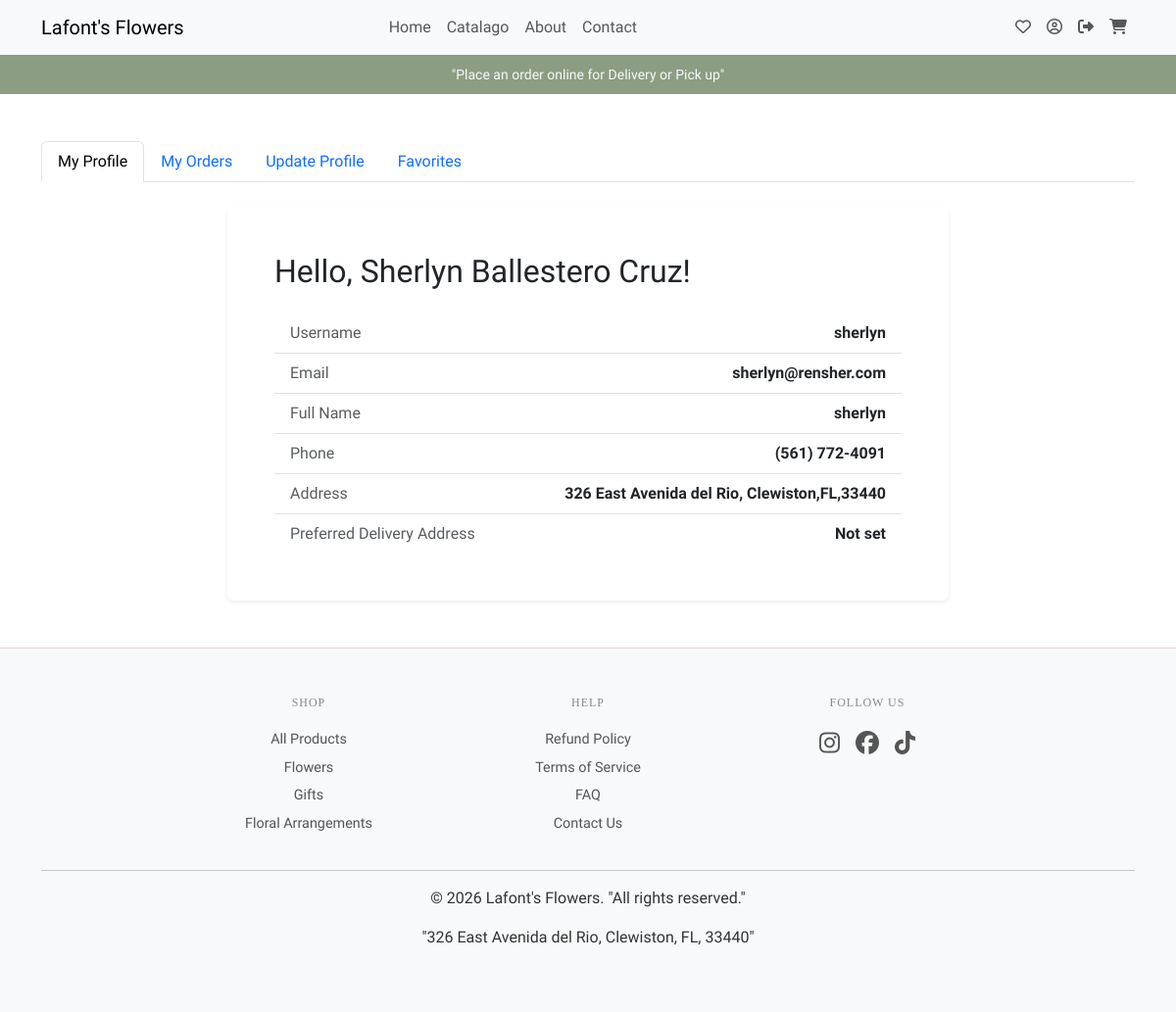
Page /store/profile/ (signed in) on the committed database.
### store/models.py (models this page shows, shortened)
class Customer(models.Model):
    user = models.OneToOneField(User, on_delete=models.CASCADE, null=True, blank=True)
    name = models.CharField(max_length=100)
    email = models.EmailField(unique=True)
    address = models.CharField(max_length=255)
    preferred_address = models.CharField(max_length=255, blank=True, default='')
    phone = models.CharField(max_length=20, blank=True)

### store/views.py (the view)
# urls.py: path('profile/', profile_view, name='profile'),
@login_required
def profile_view(request):
    default_email = request.user.email or f"{request.user.username}@noemail.local"
    customer, _ = Customer.objects.get_or_create(
        user=request.user,
        defaults={
            "name": request.user.get_full_name() or request.user.username,
            "email": default_email,
            "address": "",
            "phone": "",
            "preferred_address": "",
        },
    )
    active_tab = request.GET.get("tab", "overview")
    if active_tab not in {"overview", "orders", "edit", "favorites"}:
        active_tab = "overview"
    if request.method == "POST":
        form = CustomerProfileForm(request.POST, instance=customer, user=request.user)
        if form.is_valid():
            form.save()
            messages.success(request, "Your profile has been updated.")
            return redirect("profile")
        active_tab = "edit"
    else:
        form = CustomerProfileForm(instance=customer, user=request.user)
    orders = (
        Order.objects
        .filter(customer=customer)
        .order_by("-purchase_date")
    )
    favorites = Favorite.objects.filter(user=request.user).select_related("product")
    return render(request, "store/profile.html", {
        "form": form,
        "customer": customer,
        "orders": orders,
        "favorites": favorites,
        "active_tab": active_tab,
    })

### store/models.py (called while the page is built)
    @property
    def pack_price(self):
        if self.pack_quantity:
            try:
                return self.unit_price * Decimal(str(self.pack_quantity))
            except (InvalidOperation, TypeError):
                return None
        return None

### store/templates/store/profile.html (shortened to what this page needs)
{% extends "store/layout.html" %}
{% load static %}
{% block body %}
<section class="py-5">
    <div class="container">
        <ul class="nav nav-tabs mb-4" id="profileTabs" role="tablist">
            <li class="nav-item" role="presentation">
                <button class="nav-link {% if active_tab == 'overview' %}active{% endif %}" id="overview-tab" data-bs-toggle="tab" data-bs-target="#overview" type="button" role="tab" aria-controls="overview" aria-selected="{% if active_tab == 'overview' %}true{% else %}false{% endif %}">
                    My Profile
                </button>
            </li>
            <li class="nav-item" role="presentation">
                <button class="nav-link {% if active_tab == 'orders' %}active{% endif %}" id="orders-tab" data-bs-toggle="tab" data-bs-target="#orders" type="button" role="tab" aria-controls="orders" aria-selected="{% if active_tab == 'orders' %}true{% else %}false{% endif %}">
                    My Orders
                </button>
            </li>
            <li class="nav-item" role="presentation">
                <button class="nav-link {% if active_tab == 'edit' %}active{% endif %}" id="edit-tab" data-bs-toggle="tab" data-bs-target="#edit" type="button" role="tab" aria-controls="edit" aria-selected="{% if active_tab == 'edit' %}true{% else %}false{% endif %}">
                    Update Profile
                </button>
            </li>
            <li class="nav-item" role="presentation">
                <button class="nav-link {% if active_tab == 'favorites' %}active{% endif %}" id="favorites-tab" data-bs-toggle="tab" data-bs-target="#favorites" type="button" role="tab" aria-controls="favorites" aria-selected="{% if active_tab == 'favorites' %}true{% else %}false{% endif %}">
                    Favorites
                </button>
            </li>
        </ul>
        <div class="tab-content" id="profileTabsContent">
            <div class="tab-pane fade {% if active_tab == 'overview' %}show active{% endif %}" id="overview" role="tabpanel" aria-labelledby="overview-tab">
                <div class="row justify-content-center">
                    <div class="col-12 col-lg-8">
                        <div class="card shadow-sm border-0">
                            <div class="card-body p-4 p-md-5">
                                <h2 class="mb-4">Hello, {{ request.user.get_full_name|default:request.user.username }}!</h2>
                                <ul class="list-group list-group-flush">
                                    <li class="list-group-item d-flex justify-content-between">
                                        <span class="text-muted">Username</span>
                                        <strong>{{ request.user.username }}</strong>
                                    </li>
                                    <li class="list-group-item d-flex justify-content-between">
                                        <span class="text-muted">Email</span>
                                        <strong>{{ request.user.email|default:"—" }}</strong>
                                    </li>
                                    <li class="list-group-item d-flex justify-content-between">
                                        <span class="text-muted">Full Name</span>
                                        <strong>{{ customer.name|default:"—" }}</strong>
                                    </li>
                                    <li class="list-group-item d-flex justify-content-between">
                                        <span class="text-muted">Phone</span>
                                        <strong>{{ customer.phone|default:"—" }}</strong>
                                    </li>
                                    <li class="list-group-item d-flex justify-content-between">
                                        <span class="text-muted">Address</span>
                                        <strong>{{ customer.address|default:"—" }}</strong>
                                    </li>
                                    <li class="list-group-item d-flex justify-content-between">
                                        <span class="text-muted">Preferred Delivery Address</span>
                                        <strong>{{ customer.preferred_address|default:"Not set" }}</strong>
                                    </li>
                                </ul>
                            </div>
                        </div>
                    </div>
                </div>
            </div>
        </div>
    </div>
</section>
{% endblock %}

### store/static/store/css/style.css (style rules this page uses)
body { font-family: 'Georgia', serif; color: #333; background-color: #fff; }

### rows in the picture
Customer: name "sherlyn", phone "(561) 772-4091", address "326 East Avenida del Rio, Clewiston,FL,33440", preferred_address "Not set"

### other values in the picture
{{ request.user.get_full_name|default:request.user.username }} "Sherlyn Ballestero Cruz"
{{ request.user.username }} "sherlyn"
{{ request.user.email|default:"—" }} "sherlyn@rensher.com"
